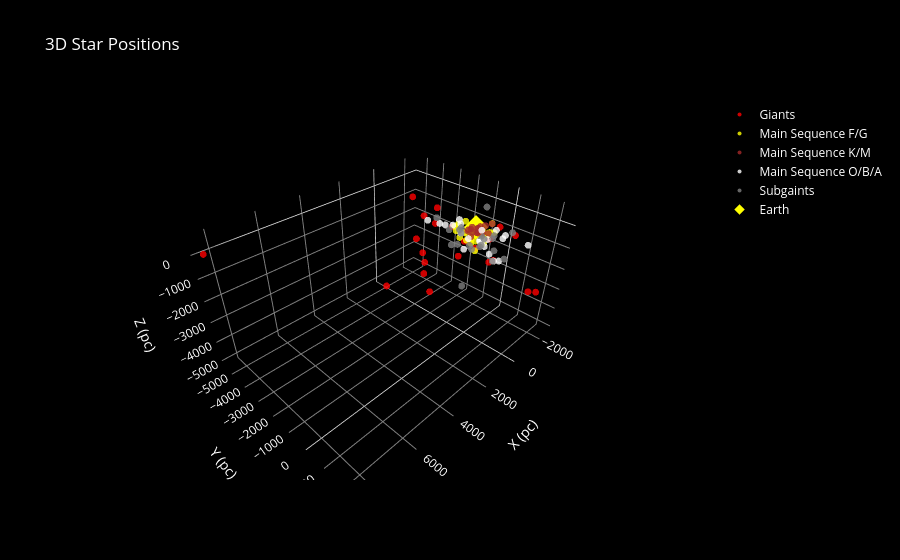

Notebook code for this chart:
### Code cell
# Load all your star type CSVs
giants      = pd.read_csv('giantscartesian.csv')
subgiants      = pd.read_csv('subgiantscartesian.csv')
mainsoba = pd.read_csv('sobacartesian.csv')
mainskm = pd.read_csv('skmcartesian.csv')
mainsfg = pd.read_csv('sfgcartesian.csv')

# Label each group
giants['region']      = 'Giants'
subgiants['region'] = 'Subgaints'
mainsoba['region'] = 'Main Sequence O/B/A'
mainskm['region'] = 'Main Sequence K/M'
mainsfg['region'] = 'Main Sequence F/G'

# Combine into one dataframe
all_stars = pd.concat([giants, subgiants, mainsoba, mainskm, mainsfg], ignore_index=True)

# Define colours per type
colours = {
    'Giants':   'red',
    'Subgiants': 'orange',
    'Main Sequence O/B/A': 'white',
    'Main Sequence F/G': 'yellow',
    'Main Sequence K/M': 'brown',
}

# Plot
fig = go.Figure()

for region, group in all_stars.groupby('region'):
    # Drop rows missing cartesian coords
    group = group.dropna(subset=['x_pc', 'y_pc', 'z_pc'])
    
    fig.add_trace(go.Scatter3d(
        x=group['x_pc'],
        y=group['y_pc'],
        z=group['z_pc'],
        mode='markers',
        name=region,
        marker=dict(
            size=4,
            color=colours.get(region, 'grey'),
            opacity=0.8
        ),
        hovertemplate=(
            '<b>%{text}</b><br>'
            'x: %{x:.1f} pc<br>'
            'y: %{y:.1f} pc<br>'
            'z: %{z:.1f} pc'
        ),
        text=group['source_id']
    ))

# Add Sun at origin (since we used ICRS/Earth centred coords)
fig.add_trace(go.Scatter3d(
    x=[0], y=[0], z=[0],
    mode='markers',
    marker=dict(size=8, color='yellow', symbol='diamond'),
    name='Earth'
))

fig.update_layout(
    title='3D Star Positions',
    scene=dict(
        bgcolor='black',
        xaxis=dict(backgroundcolor='black', gridcolor='grey', title='X (pc)'),
        yaxis=dict(backgroundcolor='black', gridcolor='grey', title='Y (pc)'),
        zaxis=dict(backgroundcolor='black', gridcolor='grey', title='Z (pc)'),
    ),
    paper_bgcolor='black',
    font_color='white'
)

fig.show()

### Figure 1 — Plotly figure (JSON) as saved in the notebook; plotly's stock layout.template omitted (floating-point values rounded to 4 significant figures)
{"data": [{"hovertemplate": "<b>%{text}</b><br>x: %{x:.1f} pc<br>y: %{y:.1f} pc<br>z: %{z:.1f} pc", "marker": {"color": "red", "opacity": 0.8, "size": 4}, "mode": "markers", "name": "Giants", "text": [2.701e+18, 4.806e+18, 6.719e+18, 6.43e+18, 4.472e+18, 6.72e+18, 4.472e+18, 5.916e+18, 5.818e+18, 6.699e+18, 5.41e+18, 5.576e+18, 5.609e+18, 2.681e+18, 3.392e+18, 6.073e+18, 4.124e+18, 5.826e+18, 3.42e+18, 4.265e+18, 5.866e+18, 6.654e+18, 6.101e+18, 6.889e+18], "type": "scatter3d", "x": [801.9, 150.6, 45.0, 858.8, 98.19, 74.52, 157.5, -92.96, -274.9, 1135.0, -2472.0, -443.7, -147.9, 8330.0, 441.5, -1525.0, -118.7, -185.9, 359.4, 753.0, -642.7, 236.6, -1290.0, 1606.0], "y": [-508.6, 1052.0, -2447.0, -1401.0, -1869.0, -4879.0, -3169.0, -540.5, -894.1, -1650.0, 1793.0, 2400.0, 585.9, -5454.0, 1949.0, -153.5, -2099.0, -289.3, 1251.0, -1988.0, -337.7, -2303.0, -1113.0, -1593.0], "z": [128.9, -968.0, -2632.0, -3303.0, 225.5, -5092.0, 306.7, -861.7, -1788.0, -1349.0, -3398.0, -2048.0, -345.2, 6.457, 557.4, -2312.0, -635.9, -682.6, 599.6, 53.93, -1328.0, -3076.0, -1588.0, -497.4]}, {"hovertemplate": "<b>%{text}</b><br>x: %{x:.1f} pc<br>y: %{y:.1f} pc<br>z: %{z:.1f} pc", "marker": {"color": "yellow", "opacity": 0.8, "size": 4}, "mode": "markers", "name": "Main Sequence F/G", "text": [4.389e+18, 6.358e+18, 3.464e+18, 2.682e+18, 5.254e+18, 5.911e+18, 3.205e+18, 4.201e+18, 2.61e+18, 5.886e+18, 6.113e+18, 4.818e+18, 5.812e+18, 3.462e+18, 4.66e+18, 5.247e+18, 5.262e+18, 6.017e+18, 4.696e+18, 5.37e+18, 6.709e+18, 4.72e+18, 5.681e+18, 4.268e+16, 6.633e+17, 6.388e+18, 4.073e+18, 4.901e+18, 5.384e+18, 5.836e+18, 6.81e+18, 4.254e+18, 5.351e+18, 5.487e+18, 5.662e+18], "type": "scatter3d", "x": [-77.52, 114.1, -525.8, 280.4, -382.6, -64.52, 235.8, 278.6, 505.3, -162.5, -598.8, 70.06, -29.27, -989.0, 8.086, -265.7, -21.31, -140.8, 277.3, -309.7, 124.2, 154.1, -531.0, 96.44, -342.3, 123.9, 166.6, 290.3, -654.8, -171.0, 322.9, 189.3, -285.9, -130.4, -486.9], "y": [-552.9, -71.17, 15.02, -150.6, 146.0, -414.4, 558.9, -780.4, -152.8, -180.1, -258.4, 227.5, -202.3, -35.16, 138.9, 180.2, 60.56, -362.3, 254.6, 26.27, -618.2, 151.1, 504.3, 132.1, 486.1, -18.47, -788.5, 44.86, 68.76, -294.4, -209.7, -700.0, 105.0, 362.0, 339.1], "z": [31.07, -501.7, -388.6, 5.423, -709.4, -754.1, -31.39, -135.7, -80.85, -366.1, -605.3, -184.3, -490.7, -705.8, -328.6, -736.7, -234.6, -322.0, -817.8, -363.2, -635.5, -479.2, -244.4, 47.57, 209.5, -310.1, -385.0, -565.9, -557.2, -550.8, -209.1, -69.76, -509.5, -606.1, -283.2]}, {"hovertemplate": "<b>%{text}</b><br>x: %{x:.1f} pc<br>y: %{y:.1f} pc<br>z: %{z:.1f} pc", "marker": {"color": "brown", "opacity": 0.8, "size": 4}, "mode": "markers", "name": "Main Sequence K/M", "text": [5.989e+17, 6.246e+18, 3.218e+18, 6.699e+18, 1.805e+16, 3.811e+18, 6.912e+18, 3.829e+16, 5.54e+18, 6.516e+17, 6.322e+18, 6.108e+18, 2.609e+18, 6.908e+18, 4.682e+18, 6.242e+18, 6.582e+17, 4.627e+16, 2.344e+18, 2.615e+18, 3.222e+18, 4.82e+18, 6.25e+18, 2.559e+18, 2.725e+18, 4.814e+18, 5.52e+18, 4.687e+18, 5.295e+18, 6.694e+18], "type": "scatter3d", "x": [-111.9, -128.2, 64.53, 149.9, 414.9, -294.0, 96.24, 86.86, -147.8, -213.8, -147.9, -227.6, 203.3, 93.86, 70.81, -209.2, -384.9, 95.42, 416.5, 278.4, 47.27, 32.22, -79.94, 415.3, 135.2, 52.02, -119.2, 56.44, -62.19, 97.95], "y": [122.2, -247.7, 632.0, -253.6, 339.4, 59.15, -92.69, 145.8, 217.2, 282.0, -170.2, -112.4, -81.07, -116.4, 149.3, -391.6, 456.3, 168.5, 98.88, -131.3, 332.9, 154.4, -160.9, 162.1, -80.42, 188.0, 190.8, 25.84, 123.2, -155.3], "z": [32.92, -97.12, -12.83, -197.0, 49.0, 10.19, -11.63, 37.1, -217.3, 88.64, -28.1, -258.4, -38.57, -16.14, -262.1, -193.8, 175.1, 57.37, -209.7, -52.82, 6.256, -123.9, -53.16, 12.32, 21.28, -170.4, -235.7, -193.2, -220.4, -143.8]}, {"hovertemplate": "<b>%{text}</b><br>x: %{x:.1f} pc<br>y: %{y:.1f} pc<br>z: %{z:.1f} pc", "marker": {"color": "white", "opacity": 0.8, "size": 4}, "mode": "markers", "name": "Main Sequence O/B/A", "text": [5.255e+18, 5.816e+18, 5.423e+18, 4.29e+18, 4.155e+18, 4.471e+18, 5.903e+18, 3.087e+18, 5.219e+18, 6.732e+18, 4.205e+18, 6.082e+18, 4.154e+18, 6.136e+18, 3.124e+18, 6.095e+18, 5.371e+18, 4.333e+16, 3.219e+18, 5.339e+18, 3.106e+18, 4.106e+18, 5.292e+18], "type": "scatter3d", "x": [-997.0, -199.8, -410.6, 266.7, 239.7, 27.25, -567.4, -336.5, -171.1, 132.7, 304.6, -740.1, 175.1, -1161.0, -158.5, -431.6, -1960.0, 330.2, 41.14, -835.8, -370.5, 263.0, -163.3], "y": [380.3, -597.8, 332.6, -531.0, -1580.0, -780.6, -677.2, 707.8, 132.1, -583.4, -868.7, -245.1, -2272.0, -381.6, 1220.0, -222.2, 68.95, 495.9, 1250.0, 235.7, 2074.0, -1270.0, 381.5], "z": [-1788.0, -1300.0, -563.1, 45.61, -323.1, 58.52, -980.4, 10.65, -620.6, -420.2, -115.6, -938.9, -447.8, -1208.0, 49.14, -550.2, -2341.0, 177.4, 6.332, -1447.0, -104.4, -269.4, -760.4]}, {"hovertemplate": "<b>%{text}</b><br>x: %{x:.1f} pc<br>y: %{y:.1f} pc<br>z: %{z:.1f} pc", "marker": {"color": "grey", "opacity": 0.8, "size": 4}, "mode": "markers", "name": "Subgaints", "text": [6.363e+18, 5.778e+18, 5.247e+18, 3.633e+18, 2.638e+18, 3.285e+18, 4.709e+18, 5.751e+18, 4.268e+18, 5.359e+18, 6.662e+18, 5.229e+18, 5.461e+18, 2.68e+18, 2.697e+18, 2.885e+18, 2.772e+18, 5.564e+18, 4.758e+18, 5.291e+18, 5.353e+18, 6.701e+18], "type": "scatter3d", "x": [84.62, -114.1, -121.5, -2193.0, 723.6, 496.1, 992.2, -954.2, 513.7, -478.2, 244.8, -285.6, -795.4, 577.9, 516.8, -47.51, 1554.0, -315.3, 15.93, -374.5, -304.4, 12.61], "y": [-144.5, -156.9, 92.75, -1017.0, -137.2, 1097.0, 318.1, 1054.0, -1528.0, 129.7, -912.6, 88.76, 367.4, -333.8, -303.7, 899.4, -79.13, 1229.0, 346.1, 697.9, 100.9, -778.2], "z": [-819.4, -1087.0, -363.8, -217.9, -28.49, 129.1, -2097.0, -194.7, 47.28, -649.7, -1039.0, -939.7, -528.8, -15.14, 63.51, -689.9, 439.7, -1032.0, -638.9, -1384.0, -461.4, -1056.0]}, {"marker": {"color": "yellow", "size": 8, "symbol": "diamond"}, "mode": "markers", "name": "Earth", "type": "scatter3d", "x": [0], "y": [0], "z": [0]}], "layout": {"font": {"color": "white"}, "paper_bgcolor": "black", "scene": {"bgcolor": "black", "xaxis": {"backgroundcolor": "black", "gridcolor": "grey", "title": {"text": "X (pc)"}}, "yaxis": {"backgroundcolor": "black", "gridcolor": "grey", "title": {"text": "Y (pc)"}}, "zaxis": {"backgroundcolor": "black", "gridcolor": "grey", "title": {"text": "Z (pc)"}}}, "title": {"text": "3D Star Positions"}}}
